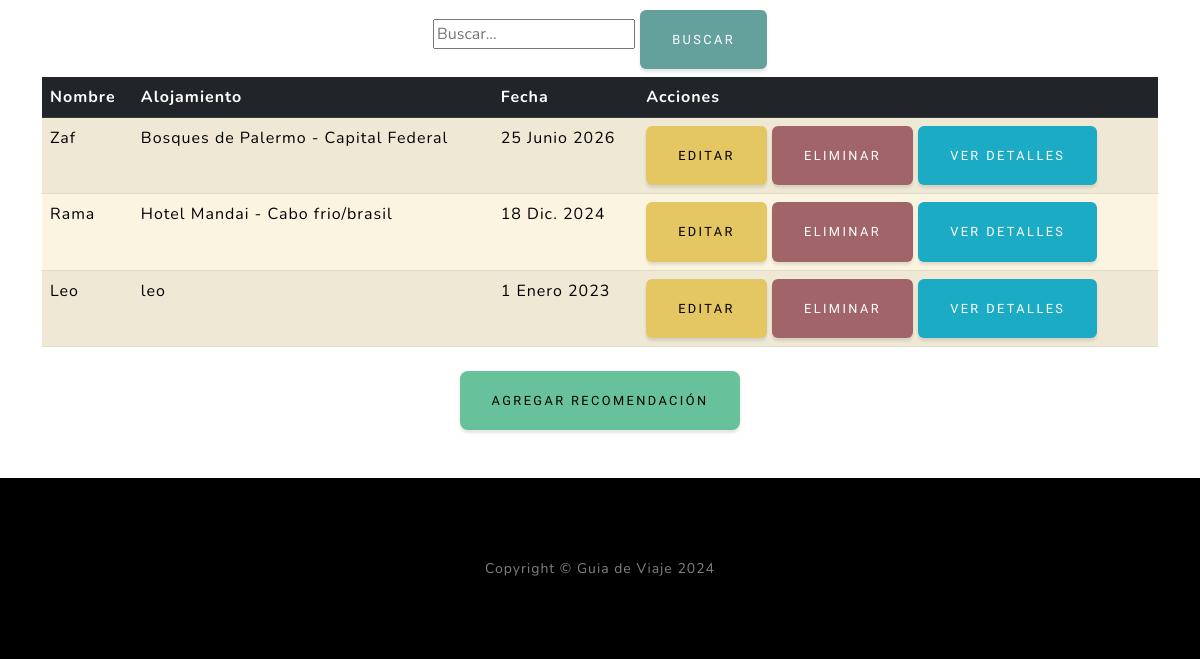
The page /recomendaciones/ (signed in, lower part) on the database as committed earlier.
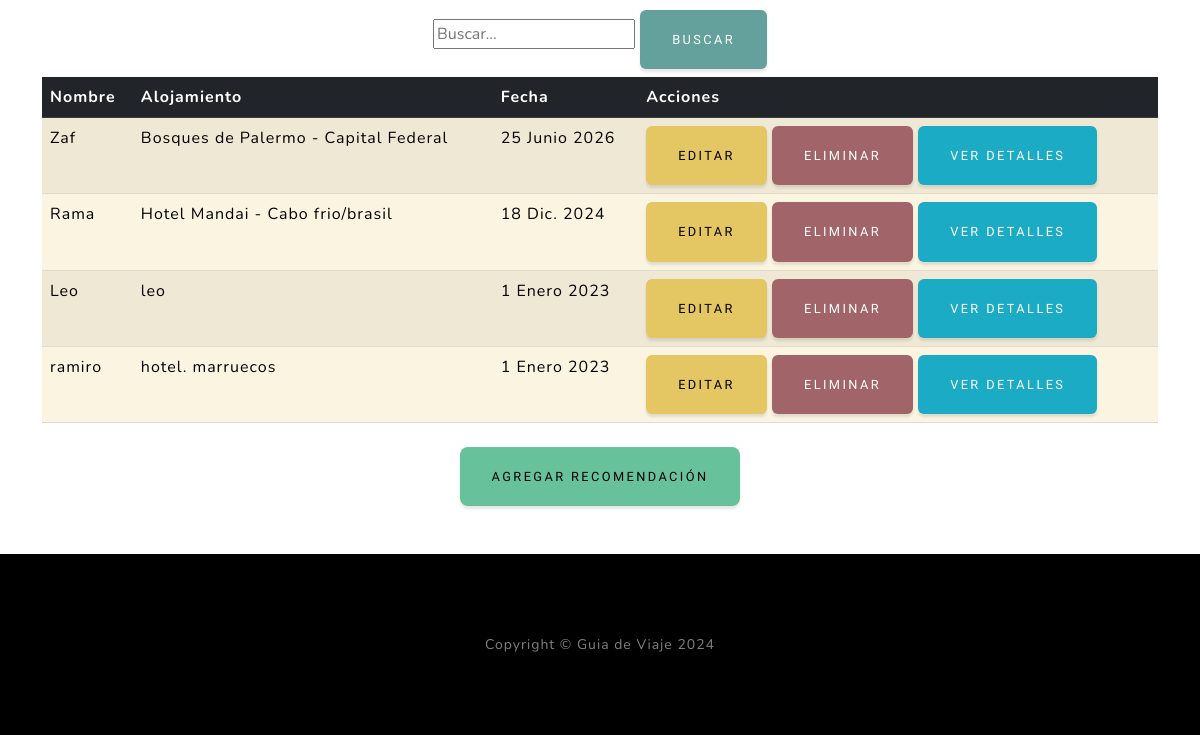
The same page on the database as committed later.
### app_viaje/models.py (models this page shows, shortened)
class Recomendaciones(models.Model):
    usuario = models.ForeignKey(User, on_delete=models.CASCADE)
    nombre = models.CharField(max_length=100)
    fecha = models.DateField(default='2023-01-01')  # Definir un valor predeterminado aquí
    alojamiento = models.CharField(max_length=100)
    descripcion = models.TextField()

### app_viaje/views.py (the view)
# urls.py: path('recomendaciones/', views.recomendaciones, name= 'recomendaciones'),
@login_required
def recomendaciones(request):
    query = request.GET.get('q')
    if query:
        recomendaciones =  Recomendaciones.objects.filter(nombre__icontains=query) | Recomendaciones.objects.filter(alojamiento__icontains=query)
    else:
        recomendaciones = Recomendaciones.objects.all()
    return render(request, 'app_viaje/recomendaciones.html', {'recomendaciones':recomendaciones}) #Es el renderizado para las templates de la seccion recomendaciones

### app_viaje/templates/app_viaje/recomendaciones.html (shortened to what this page needs)
{% extends "app_viaje/base.html" %}
{% block content %}
<section id="recomendaciones" class="py-5">
    <div class="bg-gray-100 p-8">
        <div class="d-flex flex-column align-items-center mb-2">
            <form action="" method="GET">
                <input type="text" name="q" placeholder="Buscar..." required>
                <button type="submit" class="btn btn-primary mt-2">Buscar</button>
            </form>
        </div>
        <div class="container">
            <table class="table table-striped">
                <thead>
                    <tr class="table-dark">
                        <th scope="col">Nombre</th>
                        <th scope="col">Alojamiento</th>
                        <th scope="col">Fecha</th>
                        <th scope="col">Acciones</th>
                    </tr>
                </thead>
                <tbody>
                    {% for recomendacion in recomendaciones %}
                        <tr class="table-warning">
                            <td>{{ recomendacion.nombre }}</td>
                            <td>{{ recomendacion.alojamiento }}</td>
                            <td>{{ recomendacion.fecha }}</td>
                            <td>
                                {% if user.is_superuser or recomendacion.usuario == user %}
                                    <a class="btn btn-warning" href="{% url 'recomendaciones-editar' recomendacion.pk %}">Editar</a>
                                    <a class="btn btn-danger" href="{% url 'recomendaciones-eliminar' recomendacion.pk %}">Eliminar</a>
                                    <a class="btn btn-info" href="{% url 'recomendaciones-ver' recomendacion.pk %}">Ver Detalles</a>
                                {% else %}
                                    <a class="btn btn-info" href="{% url 'recomendaciones-ver' recomendacion.pk %}">Ver Detalles</a>
                                {% endif %}
                            </td>
                        </tr>
                    {% endfor %}
                </tbody>
            </table>
        </div>
        <div class="d-flex justify-content-center mt-4">
            <a href="{% url 'recomendaciones-formulario' %}" class="btn btn-success btn-lg">Agregar Recomendación</a>
        </div>
    </div>
</section>
{% endblock %}

Rows that differ between the two databases and show on the page:
added Recomendaciones: nombre "ramiro", alojamiento "hotel. marruecos", fecha "1 Enero 2023"
